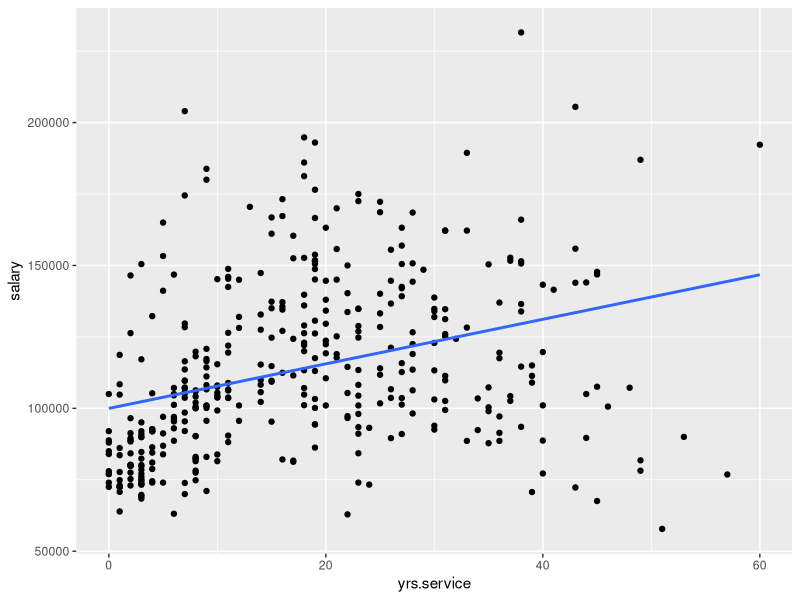
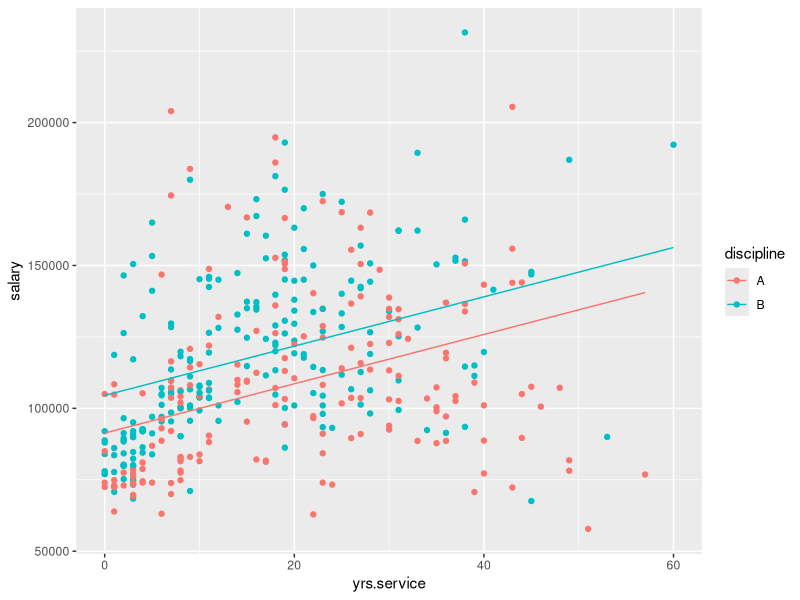
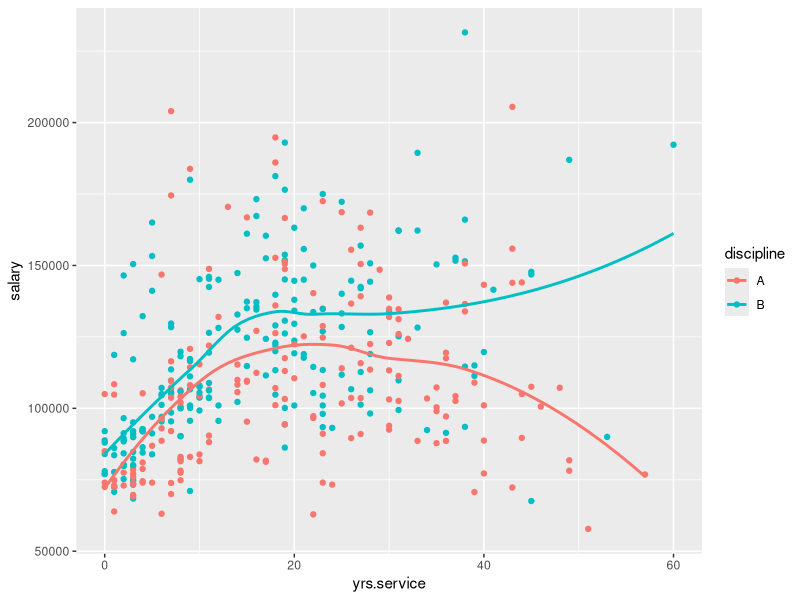

Reproduce these figures in R, in order.
### Stats with R Exercise sheet 7

##############################################################################
#Week8: Checking Assumptions underlying ANOVA and linear regression
##############################################################################

## This exercise sheet contains the exercises that you will need to complete and 
## submit by 23:55 on Thursday, December 28. Write the code below the questions. 
## If you need to provide a written answer, comment this out using a hashtag (#). 
## Submit your homework via cms

## Please write below your (and your teammates) name, matriculation number. 
## Name:
## Matriculation number:
## Name:
## Matriculation number:
## Name:
## Matriculation number:

###############################################################################
###############################################################################

# The following line of code clears your workspace.

rm(list = ls())

################################
### Please, use ggplot to make plots in all exercises unless specified differently!
################################

################################
### Exercise 1 ANOVA assumptions
################################
library(MASS)
library(dplyr)
library(tidyr)
library(ggplot2)
library(car)
library(ggplot2)

data_long = anorexia%>% pivot_longer(c(Postwt,Prewt), names_to = "Time", values_to = "Weight") %>%
  mutate(Time = factor(Time, levels=c("Prewt","Postwt")))
## a) Please rerun the two-way interaction model from sheet 5 (modelling weight by time and treatment and
##  their interaction for the data_long data set)

## b) Run the levene test for this model

## c) What do you conclude?

## d) Look at homoscedacity using plots instead

################################
### Exercise 2 LM assumptions
################################

##a) Load the dataset Salaries from package carData and store it in a variable called data. 
# Familiarize yourself with the content of the dataset: https://r-data.pmagunia.com/dataset/r-dataset-package-car-salaries

data <- Salaries

## b) Run a simple regression, just including 'years in service' as predictor and salary as the dependent variable
##  Store it in lm1

lm1 <- lm(formula = salary ~ yrs.service, data=data)

## c) Report and explain the effect of 'years in service'

#### For every year in service, salary increases by 779.6 dollars.

## d) Make a scatterplot of salary by 'years in service', including the regression line

ggplot(data, aes(x=yrs.service, y=salary)) +
  geom_point() +
  geom_smooth(method='lm', se=FALSE)

## e) Next, fit a model of salary including 'years in service' and discipline as predictors, store it in lm2

lm2 <- lm(formula = salary ~ yrs.service + discipline + 0, data=data)

## f) Report and explain the effects of 'years in service' and discipline.

#### For every year in service, salary is expected to increase by 862.8 dollars. 
#### The salary with no years of service is expected to be 91335.8 dollars if 
#### the professor is of discipline A. The salary with no years of service is
#### expected to be 104519.9 dollars if the professor is of discipline B.

##  Next we want to plot a model where both predictors are shown. For those we first store the predicted values
## of our model:
data$sal_pred = fitted(lm2)

## g) Now, plot the original data (salary by 'years in service' with different colors for disicpline), but use the 
## fitted values (sal_pred) inside geom_smooth() or geom_line(), otherwise, it will display regression lines 
## assuming an interaction
## The resulting plot should show the data points in different colors and two parallel regression lines.

ggplot(data, aes(x=yrs.service, y=salary, color=discipline)) +
  geom_point() +
  geom_line(data=data,aes(x=yrs.service, y=sal_pred, color=discipline))

## h) Run a regression model that includes also the interaction between 'years in service' and discipline and store it
##  as lm3

lm3 <- lm(formula = salary ~ yrs.service:discipline, data=data)

## i) Plot the results of the model! (This time no need to specify the pred data set)

ggplot(data, aes(x=yrs.service, y=salary, color=discipline)) +
  geom_point() +
  geom_smooth(se=FALSE)

## j) Report the results of lm3 and interpret with the help of the graph in i)

#### For professors of discipline A, salary is predicted to increase rapidly
#### until about 15 years of service, plateau until about 35 years of service
#### and increase at a moderate rate thereafter.

#### For professors of discipline B, salary is predicted to rapidly increase 
#### until about 10 years of service, increase at a steadily decreasing rate  
#### until about 20 years of service and then decrease at a steadily increasing
#### rate thereafter.

## k) To do model checking on your model lm3, i.e. inspect the standard model plots provided by R (no ggplot, 
## see lecture notes for syntax)

## l) Which plot do you turn to to check for homogeneity of residuals (homoscedasticity)? What do you conclude?

## m) Which one do you use for normality of residuals? What is your conclusion?

################################
### Exercise 3 LM outliers
################################

## a) run a lm model on the same data set, but this time, using the predictors discipline and yrs since phd 
##  and their interaction and assign the result to lm4

## b) look at the model summary. Which effects are significant?

## c) How do you check for influential data points (aka bad outliers)?

## d) Try fitting the same model with the most suspicious data point excluded. What do you find?
